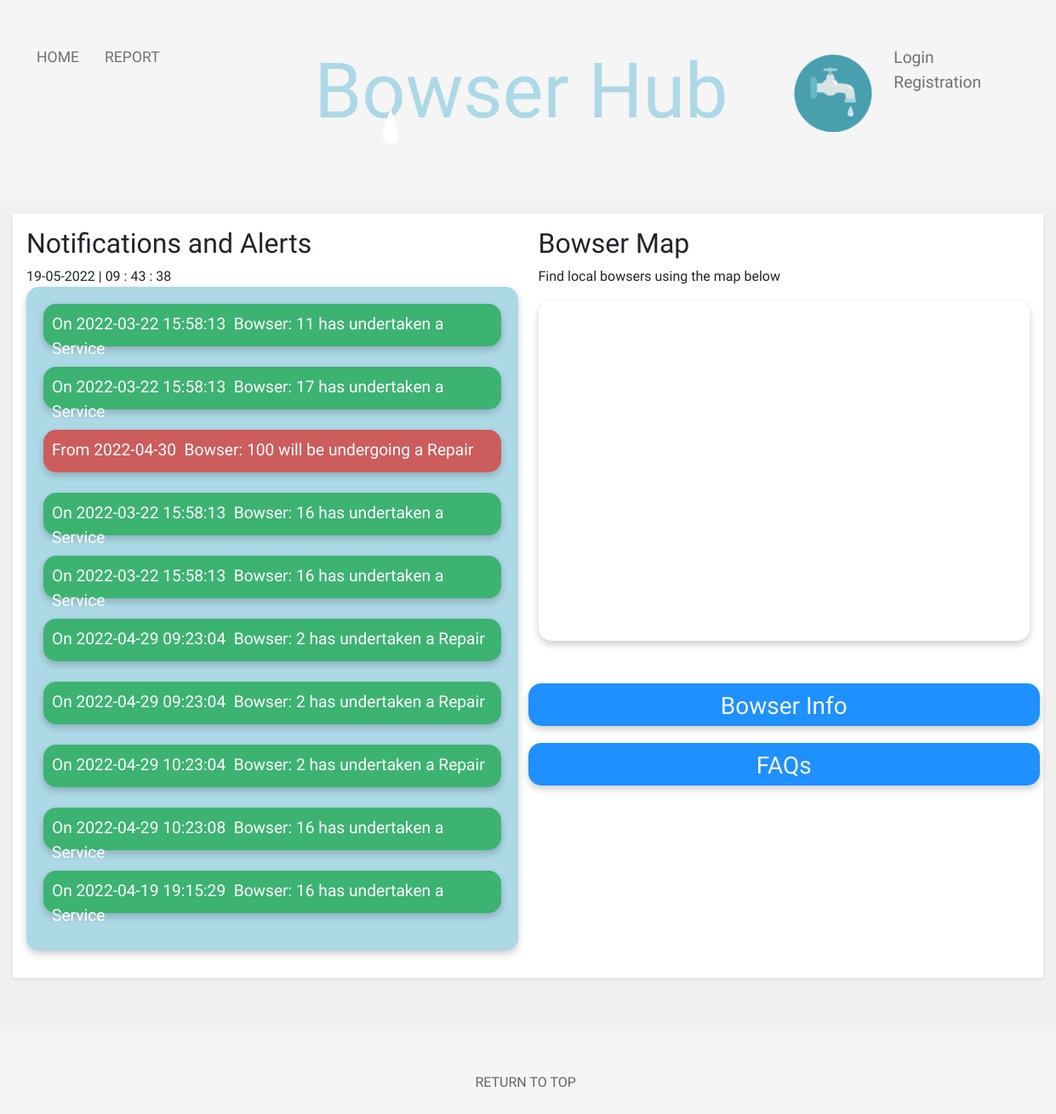
The app's page /home/index.php with its own data.
### tables this page shows
CREATE TABLE `tbl_notifications` (
  `Notice_ID` int(11) NOT NULL,
  `Notice_Text` varchar(250) NOT NULL,
  `Area_ID` int(11) NOT NULL,
  `Date` timestamp NOT NULL DEFAULT current_timestamp() ON UPDATE current_timestamp(),
  `Type` int(4) NOT NULL
);

### home/index.php (the view, shortened to what this page needs)
<!doctype html>
<html lang="en">
<head>
    <link href="https://cdn.jsdelivr.net/npm/bootstrap@5.1.1/dist/css/bootstrap.min.css" rel="stylesheet">
    <link rel="stylesheet" href="../global/global.css" type="text/css">
    <link rel="stylesheet" href="home.css" type="text/css">
	<link rel="stylesheet" href="https://cdnjs.cloudflare.com/ajax/libs/jqueryui/1.12.1/jquery-ui.css" />
</head>
<body>
<div>
    <div class="nav-wrapper">
        <div class="left-side">
            <div class="nav-link-wrapper active-nav-link">
                <a class="text-focus-in" href="index.php">Home</a>
            </div>
            <div class="nav-link-wrapper">
            	<a class="text-focus-in" id="link" href="#reportModal" data-bs-toggle="modal">Report</a>
			</div>
			</div>
    <div class="middle">
        <h2 class="text-focus-in" id="navTitle">Bowser Hub</h2>
        <div id="logo">
            <img id="logo_image" src="../images/logo/bowserLogo.png" alt="" width="100" height="100">
        </div>
        <div class="drop"></div>
    </div>
        <div class="right-side" >
            <?php
            if (isset($_SESSION['email'])){
                echo "<div class='nav-link-wrapper' id='logoutTab'>";
                echo "<a href='logout.php'>Logout</a>";
                echo "</div>";
            } else {
                echo '
            <div class="nav-link-wrapper" id="loginTab">
                <a class="" id="loginLink" href="#loginModal" data-bs-toggle="modal" >Login</a>
                <div class="nav-link-wrapper" id="registrationTab">
                    <a class="" id="registerLink" href="#registerModal" data-bs-toggle="modal" >Registration</a>
                    <div class="modal fade" id="registerModal" tabindex="-1" aria-labelledby="registerModalLabel" aria-hidden="true">
                        <div class="modal-dialog">
                            <div class="modal-content">
                                <div class="modal-body">
                                    <div class="row">
                                        <div class="col">
                                            <form method="post" id="formUserRegistration">
                                                <div class="select">
                                                    <select name="userLocation" id="select">
                                                       <option value="-1" disabled selected>Area</option>';
                                                        echo'
                                                    </select>
                                                </div>
                                                <div id="account_submit_button">
                                                <button type="submit" id="registerAccountSubmit" class="btn btn-primary">Submit</button>
                                                <hr>
                                                </div>
                                            </form>
                                            <br />
                                            <p>Please check you email inbox for registration confirmation</p>
                                        </div>
                                    </div>
                                </div>
                            </div>
                        </div>
                    </div>
                </div>
            </div>
            ';}?>
        </div>
    </div>
    <div class="upperPage">
        <div class="shadow-sm p-3 mb-5 bg-body rounded">
            <div class="row">
                    <div class="col">
                        <div>
                        <h2> Notifications and Alerts</h2><span id="clock">clock</span></div>
                        <ul class="notification-list">
                            <?php
                            $connection = OpenConnection();
                            if (isset($_SESSION['email'])) {
                                if ($userType == "Operations" OR "Maintenance")
                                $sql2 = "SELECT * FROM `tbl_notifications` ORDER BY Date DESC LIMIT 10  ";
                                if ($userType == "Customer")
                                    $sql2 = "SELECT * FROM `tbl_notifications` WHERE Area_ID = '$userLocation' ORDER BY Date DESC LIMIT 10 ";
                            } else {
                                $sql2 = "SELECT * FROM `tbl_notifications` ORDER BY Date DESC LIMIT 10 ";
                            }
                            $result2 = mysqli_query($connection, $sql2);
                            while($rows2 = mysqli_fetch_assoc($result2)) {
                                $notificationType = $rows2['Type'];
                                switch($notificationType){
                                    case 1:
                                        $notificationDiv = "notificationFault";
                                        break;
                                    case 2:
                                        $notificationDiv = "notificationFix";
                                        break;
                                }
                                $notification = $rows2['Notice_Text'];
                                echo "<div id='$notificationDiv'>".$notification."</div>";
                                echo "<br />";
                            }
                            ?>
                        </ul>
                    </div>
                    <div class="col">
                        <div class="text_area">
                            <h2>Bowser Map</h2>
                            <p> Find local bowsers using the map below </p>
                            <div class="mapDiv" id="map"></div>
                        </div>
                        <div class="row" id="bowserButtonDiv">
                            <div class="vibrate-2" id="viewBowserInformation" >
                                <a class="text-focus-in" class="remove_outline" href="javascript:popUpWindow('../bowsers/bowsers.php','bowsers','900','500')"><h3 id="reportTxt">Bowser Info</h3></a>
                            </div>
                        </div>
                        <div class="row" id="FAQButtonDiv">
                            <div class="vibrate-2" id="viewFAQ" >
                                <a class="text-focus-in" href="#FAQModal" data-bs-toggle="modal" ><h3 id="reportTxt">FAQs</h3></a>
                            </div>
                        </div>
                        </div>
                </div>
            </div>
        </div>
            <br />  <br />
        <p><a id="top_link" href="#back_to_top" >RETURN TO TOP</a></p>
        <br />  <br />
</body>
</html>

### global/global.css (style rules this page uses)
.left-side { margin-left: 5px; }
#logo_image { margin-top: -150px; margin-left: 65pc; }
body { font-family: "Comfortaa", cursive; margin: 0px; background-color: whitesmoke; }
.nav-wrapper { display: flex; justify-content: space-between; padding: 38px; font-size: larger; }
#navTitle { font-family: 'Rubik Moonrocks', cursive; font-size: 90px; color: lightblue; margin-left: 30pc; }
.left-side { display: flex; margin-left: -4%; }
.nav-wrapper > .left-side > div { margin-right: 30px; text-transform: uppercase; font-size: 1.1rem; }
.nav-wrapper > .right-side > div { margin-right: 50px; }
.nav-link-wrapper { height: 22px; border-bottom: 1px solid transparent; transition: border-bottom 0.5s; }
.active-nav-link a { color: #727272; }
.nav-link-wrapper a { color: #727272; text-decoration: none; transition: color 0.5s; }
.text-focus-in { -webkit-animation: text-focus-in 0.7s cubic-bezier(0.55, 0.085, 0.68, 0.53) both; animation: text-focus-in 0.7s cubic-bezier(0.55, 0.085, 0.68, 0.53) both; animation-delay: 0.7s; }
.middle { margin-left: -30%; }
.upperPage { background-color: rgb(240, 240, 240); border-radius: 5px; padding: 15px; margin-top: -35px; }
#top_link { color: #656565; margin-left: 45%; }
a:link { text-decoration: none; }
#map { height: 400px; }
.mapDiv { padding: 5px; border: 0; border-radius: 15px; box-shadow: 0 4px 8px 0 rgba(0, 0, 0, 0.2); }
.drop { position: relative; width: 20px; height: 20px; top: -50px; margin: 0 auto; background: #FFF; -moz-border-radius: 20px; -webkit-border-radius: 20px; border-radius: 20px; -moz-animation-name: drip; -webkit-animation-name: drip; animation-name: drip; -moz-animation-timing-function: cubic-bezier(1,0,.91,.19); -webkit-animation-timing-function: cubic-bezier(1,0,.91,.19); animation-timing-function: cubic-bezier(1,0,.91,.19); -moz-animation-duration: 2s; -webkit-animation-duration: 2s; animation-duration: 2s; -moz-animation-iteration-count: infinite; -webkit-animation-iteration-count: infinite; animation-iteration-count: infinite; }
.drop:before { content: ""; position: absolute; width: 0; height: 0; border-left: 10px solid transparent; border-right: 10px solid transparent; border-bottom: 30px solid rgba(255,255,255,1); top: -22px; }

### home/home.css (style rules this page uses)
.left-side { margin-left: 5px; }
.notification-list { padding: 20px; background-color: lightblue; border: 0; border-radius: 15px; box-shadow: 0 4px 8px 0 rgba(0, 0, 0, 0.2); }
#notificationFault { padding: 10px; background-color: indianred; border: 0; border-radius: 15px; box-shadow: 0 4px 8px 0 rgba(0, 0, 0, 0.2); font-size: larger; color: white; height: 50px; }
#notificationFix { padding: 10px; background-color: mediumseagreen; border: 0; border-radius: 15px; box-shadow: 0 4px 8px 0 rgba(0, 0, 0, 0.2); font-size: larger; color: white; height: 50px; }
#viewBowserInformation { padding: 10px; height: 50px; font-stretch: expanded; background-color: dodgerblue; border: 0; border-radius: 15px; box-shadow: 0 4px 8px 0 rgba(0, 0, 0, 0.2); }
#bowserButtonDiv { margin-top: 50px; }
#viewFAQ { padding: 10px; height: 50px; font-stretch: expanded; background-color: dodgerblue; border: 0; border-radius: 15px; box-shadow: 0 4px 8px 0 rgba(0, 0, 0, 0.2); }
#FAQButtonDiv { margin-top: 20px; }
#reportTxt { color: whitesmoke; text-align: center; }
.vibrate-2 { -webkit-animation: vibrate-2 1s linear infinite both; animation: vibrate-2 1s linear infinite both; }

### records on screen
tbl_notifications: Notice_Text "On 2022-03-22 15:58:13 Bowser: 11 has undertaken a Service"
tbl_notifications: Notice_Text "On 2022-03-22 15:58:13 Bowser: 17 has undertaken a Service"
tbl_notifications: Notice_Text "From 2022-04-30 Bowser: 100 will be undergoing a Repair"
tbl_notifications: Notice_Text "On 2022-03-22 15:58:13 Bowser: 16 has undertaken a Service"
tbl_notifications: Notice_Text "On 2022-03-22 15:58:13 Bowser: 16 has undertaken a Service"
tbl_notifications: Notice_Text "On 2022-04-29 09:23:04 Bowser: 2 has undertaken a Repair"
tbl_notifications: Notice_Text "On 2022-04-29 09:23:04 Bowser: 2 has undertaken a Repair"
tbl_notifications: Notice_Text "On 2022-04-29 10:23:04 Bowser: 2 has undertaken a Repair"
tbl_notifications: Notice_Text "On 2022-04-29 10:23:08 Bowser: 16 has undertaken a Service"
tbl_notifications: Notice_Text "On 2022-04-19 19:15:29 Bowser: 16 has undertaken a Service"
